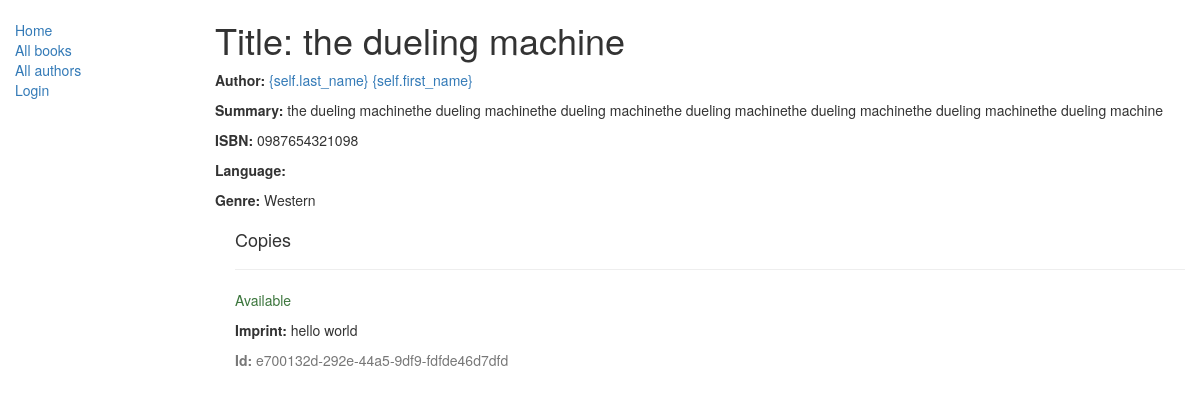
/catalog/book/2, run on an earlier commit of the app's database.
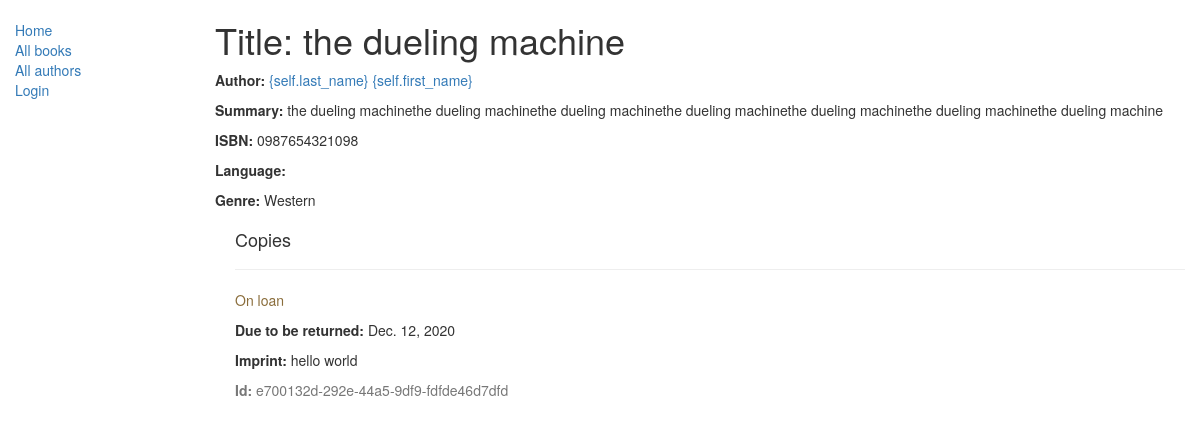
And on a later commit of the database.
### catalog/models.py (models this page shows, shortened)
class BookInstance(models.Model):
    class Meta:
        permissions = (("can_mark_returned", "Set book as returned"),)
    """
    Model representing a specific copy of a book (i.e. that can be borrowed from the library).
    """
    id = models.UUIDField(primary_key=True, default=uuid.uuid4, help_text="Unique ID for this particular book across whole library")
    book = models.ForeignKey('Book', on_delete=models.SET_NULL, null=True)
    imprint = models.CharField(max_length=200)
    due_back = models.DateField(null=True, blank=True)
    borrower = models.ForeignKey(User, on_delete=models.SET_NULL, null=True, blank=True)
    LOAN_STATUS = (
        ('m', 'Maintenance'),
        ('o', 'On loan'),
        ('a', 'Available'),
        ('r', 'Reserved'),
    )
    status = models.CharField(max_length=1, choices=LOAN_STATUS, blank=True, default='m', help_text='Book availability')
    class Meta:
        ordering = ["due_back"]

### catalog/views.py (the view, shortened to what this page needs)
# urls.py: url(r'^book/(?P<pk>\d+)$', views.BookDetailView.as_view(), name='book-detail'),
class BookDetailView(generic.DetailView):
    model = Book

### catalog/models.py (called while the page is built)
    def __str__(self):
        return self.name

    def __str__(self):
        return '{self.last_name} {self.first_name}'

### catalog/templates/catalog/book_detail.html
{% extends "base_generic.html" %}
{% block content %}
<h1>Title: {{ book.title }}</h1>
<p><strong>Author:</strong> <a href="{% url 'author-detail' book.author.pk %}">{{ book.author }}</a></p>
<p><strong>Summary:</strong> {{ book.summary }}</p>
<p><strong>ISBN:</strong> {{ book.isbn }}</p>
<p><strong>Language:</strong> {{ book.language }}</p>
<p><strong>Genre:</strong> {{ book.genre.all|join:", " }}</p>
<div style="margin-left:20px;margin-top:20px">
<h4>Copies</h4>
{% for copy in book.bookinstance_set.all %}
<hr>
<p class="{% if copy.status == 'a' %}text-success{% elif copy.status == 'd' %}text-danger{% else %}text-warning{% endif %}">{{ copy.get_status_display }}</p>
{% if copy.status != 'a' %}<p><strong>Due to be returned:</strong> {{copy.due_back}}</p>{% endif %}
<p><strong>Imprint:</strong> {{copy.imprint}}</p>
<p class="text-muted"><strong>Id:</strong> {{copy.id}}</p>
{% endfor %}
</div>
{% endblock %}

What changed in the data, as far as the page shows it:
changed BookInstance "hello world": status "Available" → "On loan"; due_back (not shown) → "Dec. 12, 2020"
